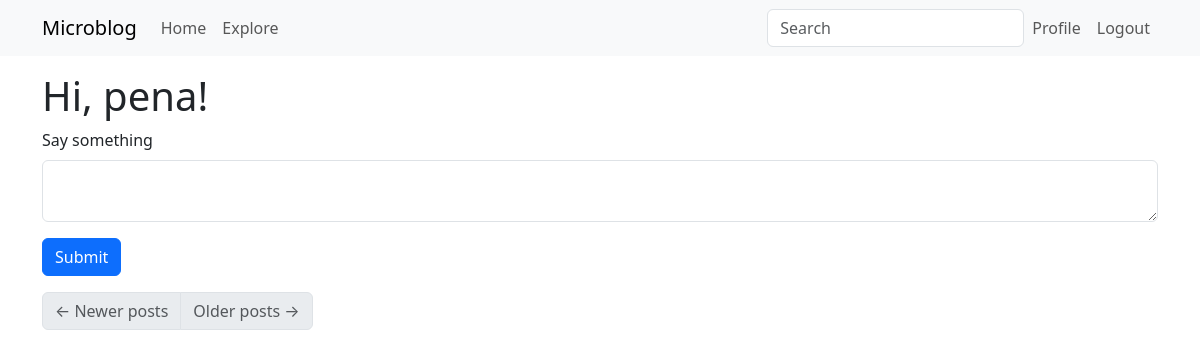
The page /index (signed in) on the database as committed earlier.
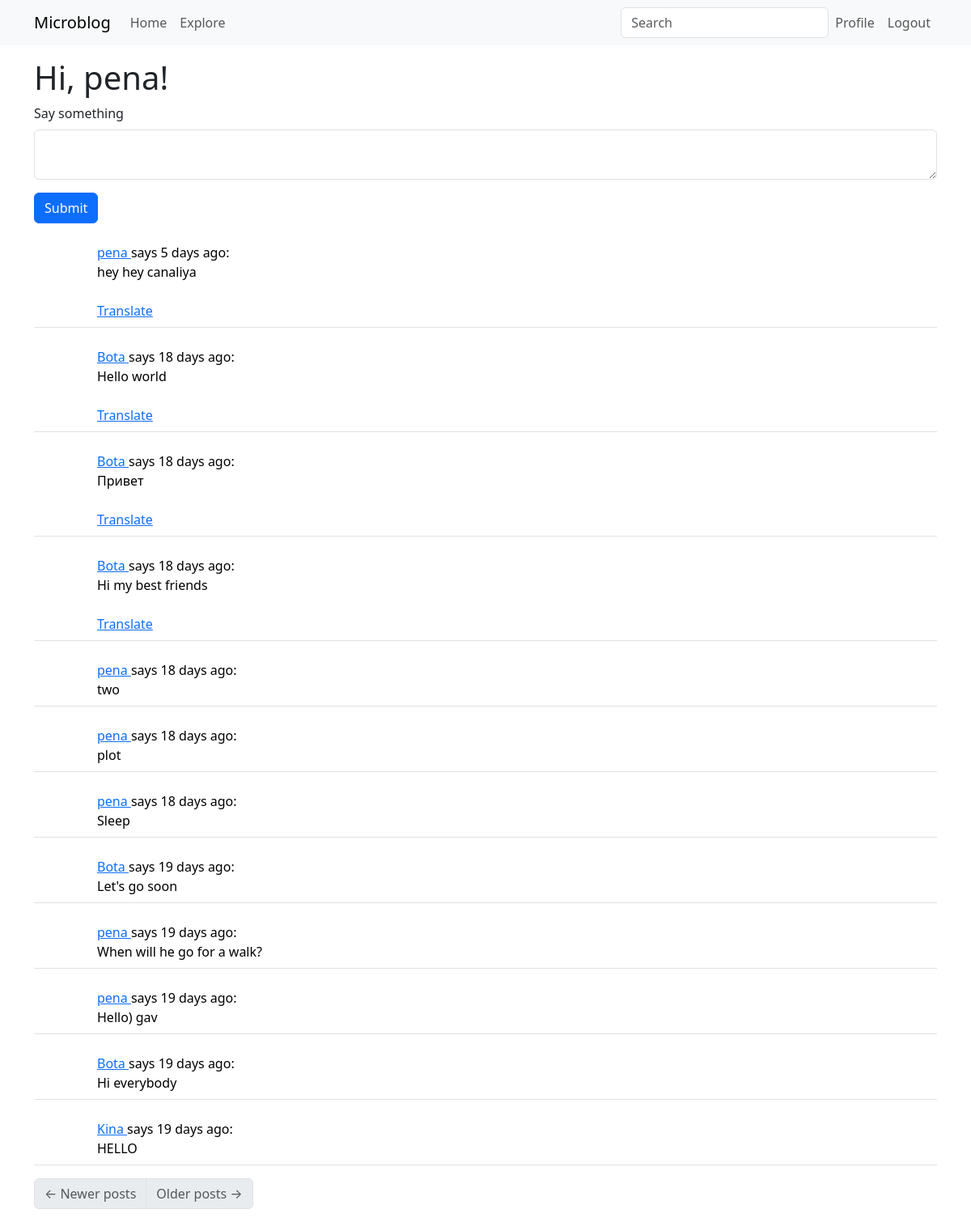
The same page on the database as committed later.
### app/models.py (models this page shows, shortened)
class SearchableMixin(object):
    @classmethod
    def before_commit(cls, session):
        session._changes = {
            "add": list(session.new),
            "update": list(session.dirty),
            "delete": list(session.deleted),
        }
    @classmethod
    def after_commit(cls, session):
        for obj in session._changes["add"]:
            if isinstance(obj, SearchableMixin):
                add_to_index(obj.__tablename__, obj)
        for obj in session._changes["update"]:
            if isinstance(obj, SearchableMixin):
                add_to_index(obj.__tablename__, obj)
        for obj in session._changes["delete"]:
            if isinstance(obj, SearchableMixin):
                remove_from_index(obj.__tablename__, obj)
        session._changes = None

class Post(SearchableMixin, db.Model):
    __searchable__ = ["body"]
    id: so.Mapped[int] = so.mapped_column(primary_key=True)
    body: so.Mapped[str] = so.mapped_column(sa.String(200))
    timestamp: so.Mapped[datetime] = so.mapped_column(
        index=True,
        default=lambda: datetime.now(timezone.utc),
    )
    language: so.Mapped[Optional[str]] = so.mapped_column(sa.String(5))
    user_id: so.Mapped[int] = so.mapped_column(sa.ForeignKey(User.id), index=True)
    author: so.Mapped[User] = so.relationship(back_populates="posts")

class User(UserMixin, db.Model):
    id: so.Mapped[int] = so.mapped_column(primary_key=True)
    username: so.Mapped[str] = so.mapped_column(
        sa.String(64),
        index=True,
        unique=True,
    )
    email: so.Mapped[str] = so.mapped_column(
        sa.String(120),
        index=True,
        unique=True,
    )
    password_hash: so.Mapped[Optional[str]] = so.mapped_column(sa.String(260))
    about_me: so.Mapped[Optional[str]] = so.mapped_column(sa.String(200))
    last_seen: so.Mapped[Optional[datetime]] = so.mapped_column(
        default=lambda: datetime.now(timezone.utc)
    )
    posts: so.WriteOnlyMapped["Post"] = so.relationship(back_populates="author")
    following: so.WriteOnlyMapped["User"] = so.relationship(
        secondary=followers,
        primaryjoin=(followers.c.follower_id == id),
        secondaryjoin=(followers.c.followed_id == id),
        back_populates="followers",
    )
    followers: so.WriteOnlyMapped["User"] = so.relationship(
        secondary=followers,
        primaryjoin=(followers.c.followed_id == id),
        secondaryjoin=(followers.c.follower_id == id),
        back_populates="following",
    )
    def avatar(self, size):
        digest = md5(self.email.lower().encode("utf-8")).hexdigest()
        return f"https://www.gravatar.com/avatar/{digest}?d=identicon&s={size}"
    def following_posts(self):
        Author = so.aliased(User)
        Follower = so.aliased(User)
        return (
            sa.select(Post)
            .join(Post.author.of_type(Author))
            .join(Author.followers.of_type(Follower), isouter=True)
            .where(
                sa.or_(
                    Follower.id == self.id,
                    Author.id == self.id,
                )
            )
            .group_by(Post)
            .order_by(Post.timestamp.desc())
        )

### app/main/routes.py (the view, shortened to what this page needs)
@bp.route("/", methods=["GET", "POST"])
@bp.route("/index", methods=["GET", "POST"])
@login_required
def index():
    form = PostForm()
    page = request.args.get("page", 1, type=int)
    posts = db.paginate(
        current_user.following_posts(),
        page=page,
        per_page=current_app.config["POSTS_PER_PAGE"],
        error_out=False,
    )
    next_url = (
        url_for(
            "main.index",
            page=posts.next_num,
        )
        if posts.has_next
        else None
    )
    prev_url = (
        url_for(
            "main.index",
            page=posts.prev_num,
        )
        if posts.has_prev
        else None
    )
    return render_template(
        "index.html",
        title="Home",
        form=form,
        posts=posts.items,
        next_url=next_url,
        prev_url=prev_url,
    )

### app/main/forms.py
class SearchForm(FlaskForm):
    q = StringField("Search", validators=[DataRequired()])
    def __init__(self, *args, **kwargs):
        if "formdata" not in kwargs:
            kwargs["formdata"] = request.args
        if "meta" not in kwargs:
            kwargs["meta"] = {"csrf": False}
        super().__init__(*args, **kwargs)

class PostForm(FlaskForm):
    post = TextAreaField(
        "Say something",
        validators=[
            DataRequired(),
            Length(min=1, max=200),
        ],
    )
    submit = SubmitField("Submit")

### app/__init__.py (called while the page is built)
def get_locale():
    return request.accept_languages.best_match(current_app.config["LANGUAGES"])

### app/main/routes.py (called while the page is built)
@bp.before_request
def before_request():
    if current_user.is_authenticated:
        current_user.last_seen = datetime.now(timezone.utc)
        db.session.commit()
        g.search_form = SearchForm()
    g.locale = str(get_locale())

### app/models.py (called while the page is built)
@login.user_loader
def load_user(id: str | int) -> "User":
    return db.session.get(User, int(id))

### app/templates/index.html
{% extends "base.html" %} {% import "bootstrap_wtf.html" as wtf %} {% block
content %}
<h1>Hi, {{ current_user.username }}!</h1>
{% if form %} {{ wtf.quick_form(form) }} {% endif %} {% for post in posts %} {%
include '_post.html' %} {% endfor %}
<nav aria-label="Post navigation">
  <ul class="pagination">
    <li class="page-item{% if not prev_url %} disabled{% endif %}">
      <a class="page-link" href="{{ prev_url }}">
        <span aria-hidden="true">&larr;</span> Newer posts
      </a>
    </li>
    <li class="page-item{% if not next_url %} disabled{% endif %}">
      <a class="page-link" href="{{ next_url }}">
        Older posts <span aria-hidden="true">&rarr;</span>
      </a>
    </li>
  </ul>
</nav>
{% endblock %}

### app/templates/_post.html (shortened to what this page needs)
<table class="table table-hover">
  <tr>
    <td width="70px">
    </td>
    <td>
      <a href="{{ url_for('main.user', username=post.author.username) }}">
        {{ post.author.username }}
      </a>
      says {{ moment(post.timestamp).fromNow() }}:
      <br />
      <span id="post{{post.id}}">{{ post.body }}</span>
      {% if post.language and post.language != g.locale %}
      <br /><br />
      <span id="translation{{post.id}}">
        <a href="javascript:translate('post{{post.id}}', 'translation{{post.id}}');">
          Translate
        </a>
      </span>
      {% endif %}
    </td>
  </tr>
</table>

Rows that differ between the two databases and show on the page:
added Post: author.username "pena", timestamp "5 days ago", body "hey hey canaliya"
added Post: author.username "Bota", timestamp "18 days ago", body "Hello world"
added Post: author.username "Bota", timestamp "18 days ago", body "Привет"
added Post: author.username "Bota", timestamp "18 days ago", body "Hi my best friends"
added Post: author.username "pena", timestamp "18 days ago", body "two"
added Post: author.username "pena", timestamp "18 days ago", body "plot"
added Post: author.username "pena", timestamp "18 days ago", body "Sleep"
added Post: author.username "Bota", timestamp "19 days ago", body "Let's go soon"
added Post: author.username "pena", timestamp "19 days ago", body "When will he go for a walk?"
added Post: author.username "pena", timestamp "19 days ago", body "Hello) gav"
added Post: author.username "Bota", timestamp "19 days ago", body "Hi everybody"
added Post: author.username "Kina", timestamp "19 days ago", body "HELLO"
